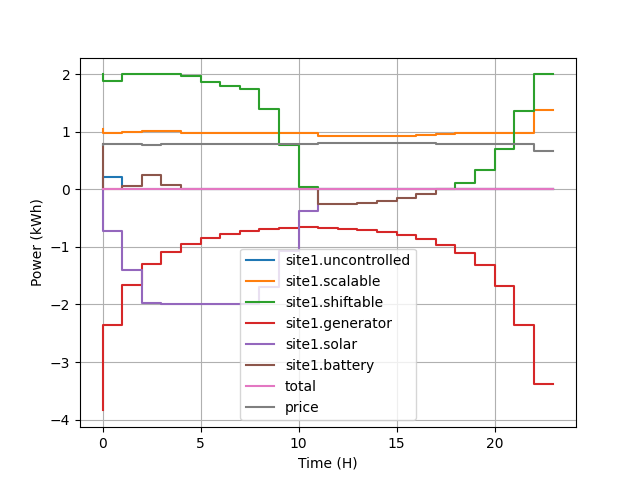

Write Python code to recreate this figure.
import matplotlib.pyplot as plt
import numpy as np
import pandas as pd

from device_kit import *


def random_uncontrolled():
  return np.maximum(0, 0.5+np.cumsum(np.random.uniform(-1, 1, 24)))


def generator_cost_curve():
  return np.stack((np.sin(np.linspace(0, np.pi, 24))*0.5+0.1, np.ones(24)*0.001, np.zeros(24)), axis=1)


def make_model():
  ''' Small power network model. '''
  np.random.seed(19)
  pv_max_rate = 2
  pv_area = 3
  pv_efficiency = 0.9
  pv_solar_intensity = np.maximum(0, np.sin(np.linspace(0, np.pi*2, 24)))
  model = DeviceSet('site1', [
      Device('uncontrolled', 24, (random_uncontrolled(),)),
      IDevice2('scalable', 24, (0.25, 2), (0, 24), p_h=-0.5),
      CDevice('shiftable', 24, (0, 2), (12, 24), a=-1.),
      GDevice('generator', 24, (-10, 0), cbounds=None, cost_coeffs=generator_cost_curve()),
      PVDevice(
        'solar',
        24,
        np.stack((-1*np.minimum(pv_max_rate, pv_solar_intensity*pv_efficiency*pv_area), np.zeros(24)), axis=1),
      ),
      SDevice('battery', 24, (-5, 5), c1=0.01, capacity=14, sustainment=1.0, efficiency=0.99)
    ],
    sbounds=(0, 0)  # balanced flow constraint.
  )
  return model


def main():
  model = make_model()
  (x, solve_meta) = solve(model, p=0)  # Convenience convex solver.
  print(solve_meta.message)
  df = pd.DataFrame.from_dict(dict(model.map(x)), orient='index')
  df.loc['total'] = df.sum()
  supply_side, _slice = [(d, s) for (d, s) in model.slices if d.id == 'generator'][0]
  df.loc['price'] = -1*supply_side.deriv(x[slice(*_slice), :], p=0)
  pd.set_option('display.float_format', lambda v: '%+0.3f' % (v,),)
  print(df.sort_index())
  print('Cost: ', model.cost(x, p=0))
  df.transpose().plot(drawstyle='steps', grid=True)
  plt.ylabel('Power (kWh)')
  plt.xlabel('Time (H)')
  plt.savefig('synopsis.png')


if __name__ == '__main__':
  main()
